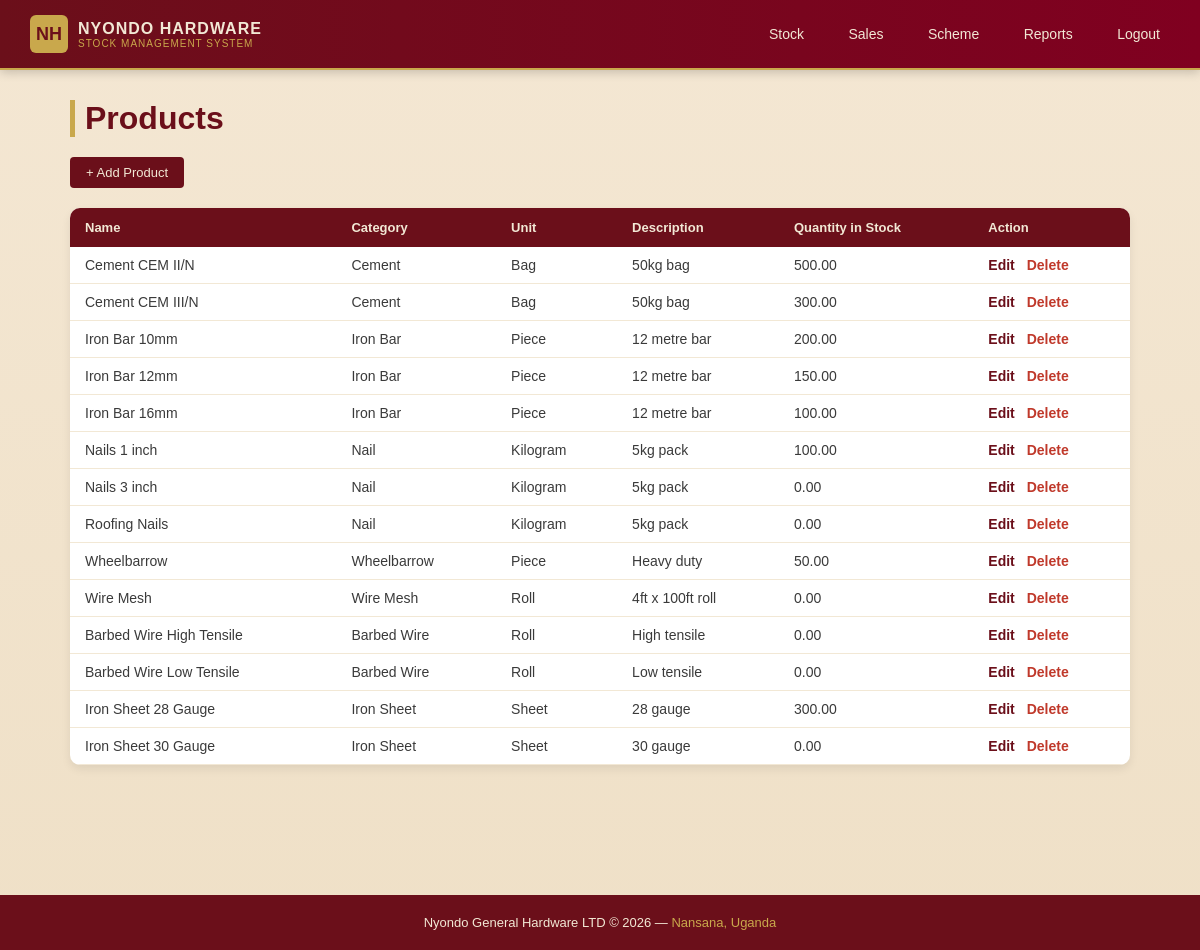
Screenshot of /stock/products/ (signed in) with the database file from the repository.
### stock/models.py (models this page shows, shortened)
class Product(models.Model):
    CATEGORY_CHOICES = [
        ('cement',      'Cement'),
        ('iron_bar',    'Iron Bar'),
        ('nail',        'Nail'),
        ('wheelbarrow', 'Wheelbarrow'),
        ('wire_mesh',   'Wire Mesh'),
        ('barbed_wire', 'Barbed Wire'),
        ('iron_sheet',  'Iron Sheet'),
    ]
    UNIT_CHOICES = [
        ('bag',   'Bag'),
        ('piece', 'Piece'),
        ('kg',    'Kilogram'),
        ('roll',  'Roll'),
        ('sheet', 'Sheet'),
    ]
    name              = models.CharField(max_length=200)
    category          = models.CharField(max_length=50, choices=CATEGORY_CHOICES)
    unit              = models.CharField(max_length=20, choices=UNIT_CHOICES)
    description       = models.CharField(max_length=255, blank=True)
    quantity_in_stock = models.DecimalField(max_digits=10, decimal_places=2, default=0)

### accounts/decorators.py (the view, shortened to what this page needs)
        def wrapper(request, *args, **kwargs):
            if not request.user.is_authenticated:
                return redirect('/login/')
            if request.user.is_superuser:
                return view_func(request, *args, **kwargs)

### stock/views.py (called while the page is built)
@role_required('manager', 'attendant')
def product_list(request):
    products = Product.objects.all()
    return render(request, 'stock/product_list.html', {'products': products})

### stock/templates/stock/product_list.html (shortened to what this page needs)
{% extends 'base.html' %}
{% block content %}
    <h1>Products</h1>
    <div class="action-bar">
        <a href="{% url 'product_add' %}">+ Add Product</a>
    </div>
    <table>
        <thead>
            <tr>
                <th>Name</th>
                <th>Category</th>
                <th>Unit</th>
                <th>Description</th>
                <th>Quantity in Stock</th>
                <th>Action</th>
            </tr>
        </thead>
        <tbody>
            {% for product in products %}
            <tr>
                <td>{{ product.name }}</td>
                <td>{{ product.get_category_display }}</td>
                <td>{{ product.get_unit_display }}</td>
                <td>{{ product.description }}</td>
                <td>{{ product.quantity_in_stock }}</td>
                <td>
                    <a class="action-edit" href="{% url 'product_edit' product.pk %}">Edit</a>
                    <a class="action-delete" href="{% url 'product_delete' product.pk %}">Delete</a>
                </td>
            </tr>
            {% empty %}
            <tr>
                <td colspan="6">No products yet.</td>
            </tr>
            {% endfor %}
        </tbody>
    </table>
{% endblock %}

### templates/base.html (style rules this page uses)
* { margin: 0; padding: 0; box-sizing: border-box; }
body { font-family: Arial, sans-serif; background: linear-gradient(to bottom, #f4e7d3, #efe0c7); color: #6b0f1a; min-height: 100vh; display: flex; flex-direction: column; }
h1 { color: #6b0f1a; margin-bottom: 20px; border-left: 5px solid #c9a84c; padding-left: 10px; }
table { width: 100%; border-collapse: collapse; background-color: #fff; margin-top: 10px; border-radius: 10px; overflow: hidden; box-shadow: 0 4px 10px rgba(0,0,0,0.08); }
table th { background-color: #6b0f1a; color: #f2e8d5; padding: 12px 15px; text-align: left; font-size: 13px; }
table td { padding: 10px 15px; border-bottom: 1px solid #f2e8d5; font-size: 14px; color: #3a3a3a; }
a { color: #6b0f1a; text-decoration: none; }
.action-edit { color: #6b0f1a; font-weight: bold; margin-right: 8px; }
.action-delete { color: #c0392b; font-weight: bold; }
.action-bar { display: flex; gap: 10px; margin-bottom: 20px; flex-wrap: wrap; }
.action-bar a { background-color: #6b0f1a; color: #f2e8d5; padding: 8px 16px; border-radius: 4px; font-size: 13px; transition: 0.3s ease; display: inline-block; }

### rows the page displays
Product: name "Cement CEM II/N", category "Cement", unit "Bag", description "50kg bag", quantity_in_stock "500.00"
Product: name "Cement CEM III/N", category "Cement", unit "Bag", description "50kg bag", quantity_in_stock "300.00"
Product: name "Iron Bar 10mm", category "Iron Bar", unit "Piece", description "12 metre bar", quantity_in_stock "200.00"
Product: name "Iron Bar 12mm", category "Iron Bar", unit "Piece", description "12 metre bar", quantity_in_stock "150.00"
Product: name "Iron Bar 16mm", category "Iron Bar", unit "Piece", description "12 metre bar", quantity_in_stock "100.00"
Product: name "Nails 1 inch", category "Nail", unit "Kilogram", description "5kg pack", quantity_in_stock "100.00"
Product: name "Nails 3 inch", category "Nail", unit "Kilogram", description "5kg pack", quantity_in_stock "0.00"
Product: name "Roofing Nails", category "Nail", unit "Kilogram", description "5kg pack", quantity_in_stock "0.00"
Product: name "Wheelbarrow", category "Wheelbarrow", unit "Piece", description "Heavy duty", quantity_in_stock "50.00"
Product: name "Wire Mesh", category "Wire Mesh", unit "Roll", description "4ft x 100ft roll", quantity_in_stock "0.00"
Product: name "Barbed Wire High Tensile", category "Barbed Wire", unit "Roll", description "High tensile", quantity_in_stock "0.00"
Product: name "Barbed Wire Low Tensile", category "Barbed Wire", unit "Roll", description "Low tensile", quantity_in_stock "0.00"
Product: name "Iron Sheet 28 Gauge", category "Iron Sheet", unit "Sheet", description "28 gauge", quantity_in_stock "300.00"
Product: name "Iron Sheet 30 Gauge", category "Iron Sheet", unit "Sheet", description "30 gauge", quantity_in_stock "0.00"
